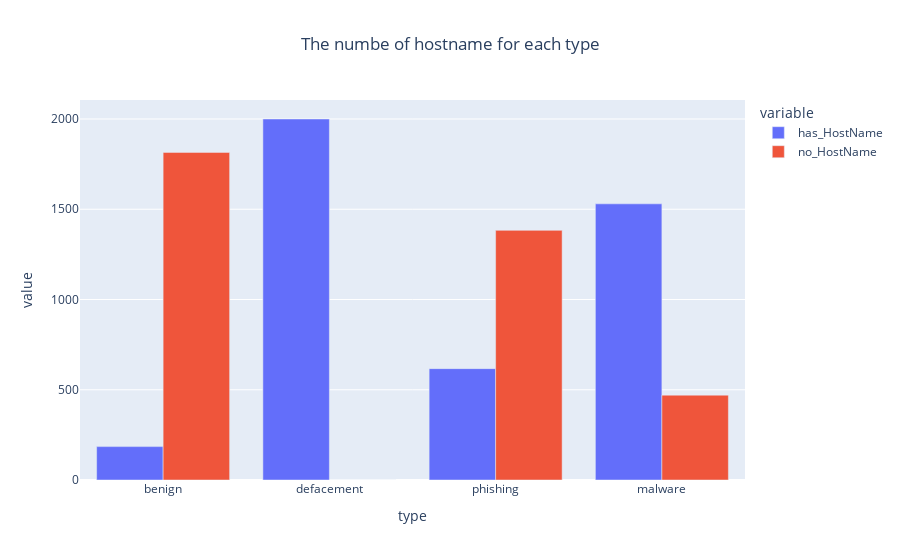

The cell this chart's notebook holds for it:
### Code cell
Host = pd.crosstab(df_url.type,df_url.HasHostname)
Host['type']=['benign','defacement','phishing','malware']
Host.rename(columns={0:'no_HostName',1:'has_HostName'},inplace=True)

px.bar(data_frame=Host,x=Host.type,y=['has_HostName','no_HostName'],barmode='group',title='The numbe of hostname for each type').update_layout(title_x=0.5)

### Figure 1 — Plotly figure (JSON) as saved in the notebook; plotly's stock layout.template omitted (floating-point values rounded to 4 significant figures)
{"data": [{"alignmentgroup": "True", "hovertemplate": "variable=has_HostName<br>type=%{x}<br>value=%{y}<extra></extra>", "legendgroup": "has_HostName", "marker": {"color": "#636efa", "pattern": {"shape": ""}}, "name": "has_HostName", "offsetgroup": "has_HostName", "orientation": "v", "showlegend": true, "textposition": "auto", "type": "bar", "x": ["benign", "defacement", "phishing", "malware"], "xaxis": "x", "y": [185, 2000, 617, 1530], "yaxis": "y"}, {"alignmentgroup": "True", "hovertemplate": "variable=no_HostName<br>type=%{x}<br>value=%{y}<extra></extra>", "legendgroup": "no_HostName", "marker": {"color": "#EF553B", "pattern": {"shape": ""}}, "name": "no_HostName", "offsetgroup": "no_HostName", "orientation": "v", "showlegend": true, "textposition": "auto", "type": "bar", "x": ["benign", "defacement", "phishing", "malware"], "xaxis": "x", "y": [1815, 0, 1383, 470], "yaxis": "y"}], "layout": {"barmode": "group", "legend": {"title": {"text": "variable"}, "tracegroupgap": 0}, "title": {"text": "The numbe of hostname for each type", "x": 0.5}, "xaxis": {"anchor": "y", "domain": [0, 1], "title": {"text": "type"}}, "yaxis": {"anchor": "x", "domain": [0, 1], "title": {"text": "value"}}}}
